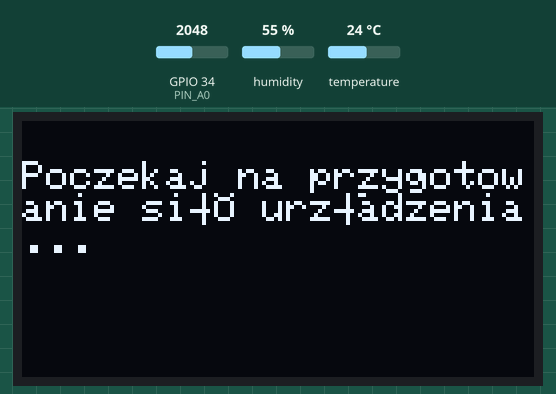
Bench run of a sketch on a simulated ESP32. Shown: 128×64 one-colour display. The test bench sets the inputs (shaded band); at power-on: GPIO 34 (PIN_A0) = 2048, humidity 55 %, temperature 24 °C (analog values on the 0–4095 scale). WiFi joins after 1.5 s; servers stay silent unless stated; the local clock reads 2024-03-15 10:24:30 at power-on unless the sketch sets it; not simulated (calls return 0 or success): secrets.h; what the sketch prints to the serial monitor is not drawn.

Above: at 2.1 s.
At 22.4 s:
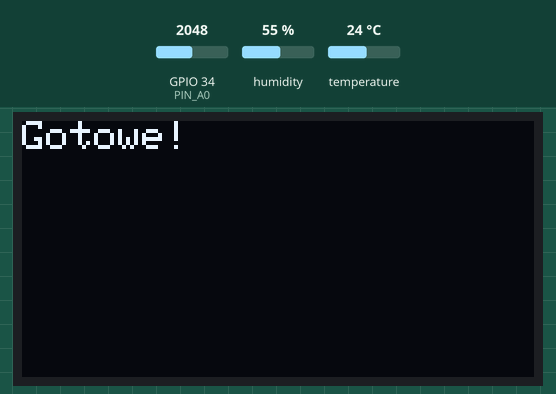
At 24.7 s:
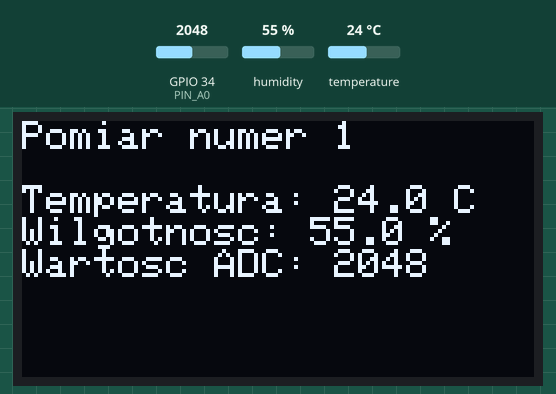
At 48.7 s:
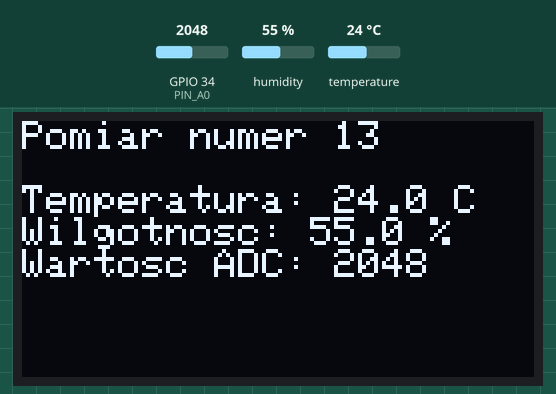
At 74.7 s:
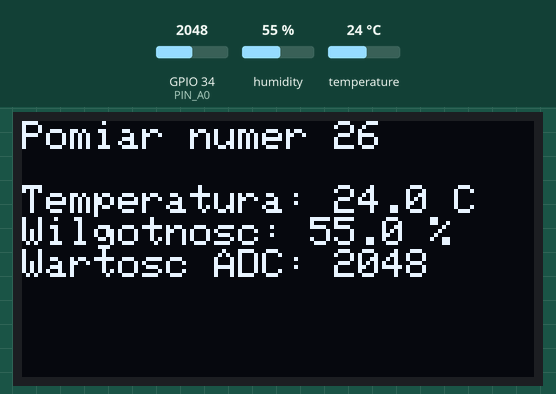
At 126.7 s:
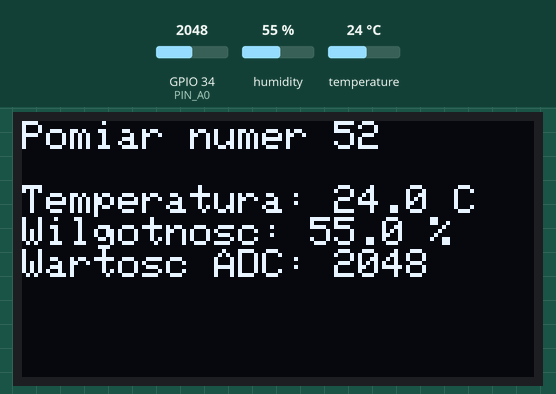

Measured:
- what the display in image 0 shows lasts 20.2 s, from 2.1 s to 22.3 s
- what the display in image 1 shows lasts 2.4 s, from 22.3 s to 24.7 s
- what the display in image 2 shows lasts 2.0 s, from 24.7 s to 26.7 s

The sketch:

breathalyzer_esp32_SM_project.ino
```cpp
#include<DHT.h>
#include<Wire.h>
#include <Adafruit_GFX.h>
#include <Adafruit_SSD1306.h>
#include<WiFi.h>
#include <WiFiClientSecure.h>
#include <UniversalTelegramBot.h>
#include<time.h>
#include "secrets.h"


WiFiClientSecure client;
UniversalTelegramBot bot(BOTtoken, client);

const unsigned long botDelay = 1000;
unsigned long ostatniTelegram = 0;
unsigned long ostatniPomiar = 0;


#define DHT_PIN 4
#define DHT_TYPE DHT11
#define SCREEN_WIDTH 128
#define SCREEN_HEIGHT 64
#define PIN_A0 34


DHT dht(DHT_PIN, DHT_TYPE);
Adafruit_SSD1306 oled(SCREEN_WIDTH, SCREEN_HEIGHT, &Wire, -1);
int i = 0;
int j = 0;


void handleNewMessages(int numNewMessages) {

  for (int j = 0; j < numNewMessages; j++) {

    String chat_id = bot.messages[j].chat_id;
    String text = bot.messages[j].text;


if (chat_id != CHAT_ID) {
  continue;
}


    if (text == "/pomiar") {

      float temperatura = dht.readTemperature();
      float wilgotnosc = dht.readHumidity();
      int alkohol = analogRead(PIN_A0);

      if (isnan(temperatura) || isnan(wilgotnosc)) {
        bot.sendMessage(chat_id, "Blad DHT11", "");
        continue;
      }

      String wiadomosc = "Wyniki pomiaru:\n";

      wiadomosc += "Temperatura: ";
      wiadomosc += String(temperatura, 1);
      wiadomosc += " C\n";

      wiadomosc += "Wilgotnosc: ";
      wiadomosc += String(wilgotnosc, 1);
      wiadomosc += " %\n";

      wiadomosc += "MQ-3 ADC: ";
      wiadomosc += String(alkohol);

      bool sukces =bot.sendMessage(chat_id, wiadomosc, "");

      if (sukces){
        Serial.println("Wyslano pomiar do telegrama");
      }

      else {
        Serial.println("Blad wysylania pomiaru");
      }
    }
  }
}

float wyznaczBazoweADC() {
  float sr=0.0;
for (j = 0; j<30; j++){
  sr+= analogRead(PIN_A0);
  delay(2);
}

return (sr/30.0);
}

float bazoweADC;


float interpolacja(float x, float x0, float x1,
                   float y0, float y1) {
  return y0 + (y1 - y0) * (x - x0) / (x1 - x0);
}


float obliczStosunekRezystancji(float napiecieAO, float napiecieBazowe) {
    float Vc = 4.8;

    if (napiecieAO <= 0 || napiecieBazowe <= 0) {
        return NAN;
    }

    float Rs = Vc / napiecieAO - 1;
    float Rbazowe = Vc / napiecieBazowe - 1;

    return Rs / Rbazowe;
}

float wspolczynnikKorekcji(float T, float H);


float korekcjaDHT11(float stosunek, float F_bazowe,float F_aktualne) {

  if (!isfinite(stosunek) ||
      !isfinite(F_bazowe) ||
      !isfinite(F_aktualne) ||
      stosunek <= 0 ||
      F_bazowe <= 0 ||
      F_aktualne <= 0) {
    return NAN;
  }

  return stosunek * F_bazowe / F_aktualne;
}

int k;
float wspolczynnikKorekcji(float T,  float H){

const int LICZBA_T = 7;
const int LICZBA_H = 4;

// Temperatura w stopniach Celsjusza
const float temperatury[LICZBA_T] = {
  -10, 0, 10, 20, 30, 40, 50
};

// Wilgotnosc wzgledna w %
const float wilgotnosci[LICZBA_H] = {
  20, 40, 55, 85
};

// Wspolczynniki Rs/Rso
// Wiersze: wilgotnosc
// Kolumny: temperatura

const float korekcja[LICZBA_H][LICZBA_T] = {
  // -10   0    10    20    30    40    50 C

  {1.83, 1.62, 1.46, 1.32, 1.20, 1.12, 1.05}, // 20% RH
  {1.72, 1.52, 1.32, 1.16, 1.02, 0.95, 0.93}, // 40% RH
  {1.62, 1.38, 1.18, 1.00, 0.91, 0.82, 0.79}, // 55% RH
  {1.56, 1.30, 1.10, 0.93, 0.83, 0.77, 0.73}  // 85% RH
};

int indeksT = -1;

int indeksH = -1;

for(k=0; k < LICZBA_T -1; k++){
 if (T >= temperatury[k] &&
        T <= temperatury[k + 1]) {

        indeksT = k;
        break;
    }

}

float h_diff;

for(k = 0; k< LICZBA_H -1; k++){
 if (H >= wilgotnosci[k] &&
        H <= wilgotnosci[k + 1]) {

        indeksH = k;
        break;
    }
}

if (indeksT == -1 || indeksH == -1) {
  return NAN;
}

float F00 = korekcja[indeksH][indeksT];
float F01 = korekcja[indeksH][indeksT +1];

float F10 = korekcja[indeksH+1][indeksT];
float F11 = korekcja[indeksH+1][indeksT+1];

float T0 = temperatury[indeksT];
float T1 = temperatury[indeksT + 1];

float H0 = wilgotnosci[indeksH];
float H1 = wilgotnosci[indeksH + 1];

float Fa = interpolacja(T, T0, T1, F00, F01);


float Fb = interpolacja(T, T0, T1, F10, F11);


float F = interpolacja(H, H0, H1, Fa, Fb);

return F;


}

float bazoweNapiecie = NAN;
float bazowaTemperatura = NAN;
float bazowaWilgotnosc = NAN;
float F_bazowe = NAN;

bool skalibrowany = false;


bool kalibracjaBazowa() {

  bazowaTemperatura = dht.readTemperature();
  bazowaWilgotnosc = dht.readHumidity();

  if (isnan(bazowaTemperatura) ||
      isnan(bazowaWilgotnosc)) {
    return false;
  }

  F_bazowe = wspolczynnikKorekcji(
    bazowaTemperatura,
    bazowaWilgotnosc
  );

  if (isnan(F_bazowe)) {
    return false;
  }

  float suma = 0;

  for (int k = 0; k < 30; k++) {
    suma += analogReadMilliVolts(PIN_A0);
    delay(5);
  }

  bazoweNapiecie = (suma / 30.0) / 1000.0 * 2.0;

  if (bazoweNapiecie <= 0 || bazoweNapiecie >= 4.8) {
    return false;
  }

  return true;
}


void setup() {
  Serial.begin(115200);


  analogReadResolution(12);
  analogSetPinAttenuation(PIN_A0, ADC_0db);
  WiFi.mode(WIFI_STA);
  WiFi.begin(ssid, password);

  while (WiFi.status() != WL_CONNECTED) {
    delay(1000);
    Serial.println("Connecting to WiFi..");
  }
  Serial.println(WiFi.localIP());

  configTime(0, 0, "pool.ntp.org", "time.google.com");

struct tm timeinfo;

if (getLocalTime(&timeinfo, 15000)) {
  Serial.println("Czas zsynchronizowany");
  client.setCACert(TELEGRAM_CERTIFICATE_ROOT);
} else {
  Serial.println("Blad synchronizacji czasu");
}

  if (!oled.begin(SSD1306_SWITCHCAPVCC, 0x3C)){
    Serial.println(F("SSD1306 nie dziala"));
    while (true);
  }
  dht.begin();
  oled.clearDisplay();
  oled.setTextSize(1);
  oled.setTextColor(WHITE);
  oled.setCursor(0, 10);
  oled.println("Poczekaj na przygotowanie się urządzenia...");
  oled.display();
  delay(20000);
  bazoweADC = wyznaczBazoweADC();

  kalibracjaBazowa();
  skalibrowany = true;

  oled.clearDisplay();
  oled.setCursor(0, 0);
  oled.println("Gotowe!");
  oled.display();
  delay(2000);
}

void loop() {

unsigned long teraz = millis();


if (teraz - ostatniTelegram >= botDelay) {

  ostatniTelegram = teraz;

  int numNewMessages =
    bot.getUpdates(bot.last_message_received + 1);

  while (numNewMessages > 0) {

    handleNewMessages(numNewMessages);

    numNewMessages =
      bot.getUpdates(bot.last_message_received + 1);
  }
}


if(teraz - ostatniPomiar >= 2000){
  ostatniPomiar = teraz;

  float temperatura = dht.readTemperature();
  float wilgotnosc = dht.readHumidity();
  int alkohol = analogRead(PIN_A0);
  if(isnan(temperatura) || isnan(wilgotnosc)){
    Serial.println("DHT11 nie dziala");
  }
  else {

i++;


if (skalibrowany) {


  float aktualneNapiecie =
      analogReadMilliVolts(PIN_A0) / 1000.0 * 2.0;


  float F_aktualne =
      wspolczynnikKorekcji(temperatura, wilgotnosc);


  float stosunek = obliczStosunekRezystancji(
      aktualneNapiecie,
      bazoweNapiecie
  );


  float stosunekSkorygowany = korekcjaDHT11(
      stosunek,
      F_bazowe,
      F_aktualne
  );

  if (isfinite(stosunekSkorygowany)) {
    Serial.print("Napiecie AO: ");
    Serial.println(aktualneNapiecie, 3);

    Serial.print("Stosunek Rs/Rbazowe: ");
    Serial.println(stosunek, 3);

    Serial.print("Stosunek po korekcji: ");
    Serial.println(stosunekSkorygowany, 3);
  }
}
//float F = wspolczynnikKorekcji(temperatura, wilgotnosc);

oled.clearDisplay();
oled.setCursor(0, 0);

oled.print("Pomiar numer ");
oled.println(i);

oled.println();

oled.print("Temperatura: ");
oled.print(temperatura, 1);
oled.println(" C");

oled.print("Wilgotnosc: ");
oled.print(wilgotnosc, 1);
oled.println(" %");

oled.print("Wartosc ADC: ");
oled.println(alkohol);

oled.display();

  }


}


}
```
